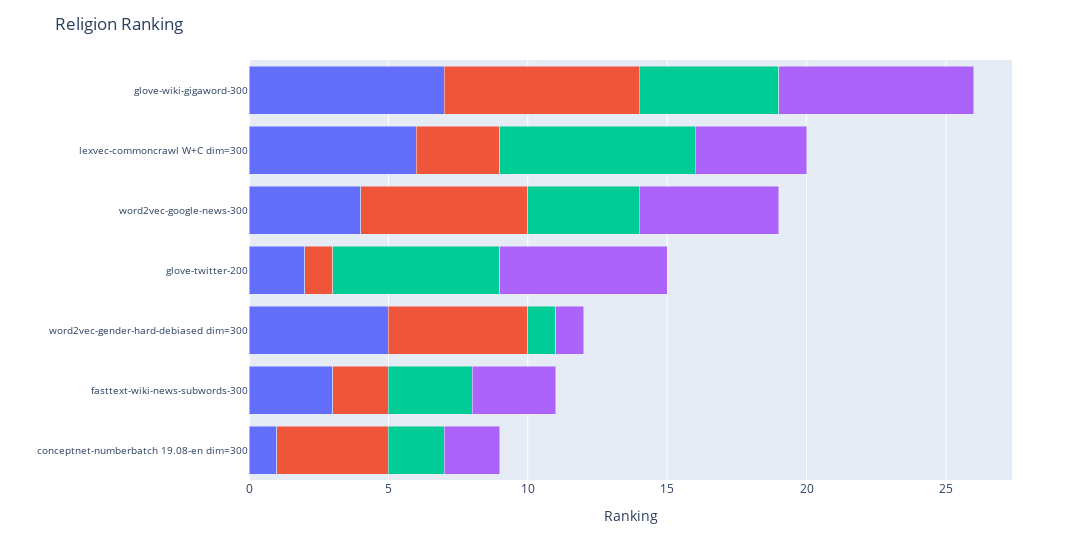

The notebook cell this image was saved under:
### Markdown cell above
### Religion Rankings

### Code cell
from IPython.display import display

display(religion_table)
fig = ranking_plots[2]
fig.update_layout({"title": "Religion Ranking"})
fig.show()

### Figure 1 — Plotly figure (JSON) as saved in the notebook; plotly's stock layout.template omitted (floating-point values rounded to 4 significant figures)
{"data": [{"alignmentgroup": "True", "hovertemplate": "Metric=WEAT<br>Ranking=%{x}<br>Embedding model=%{y}<extra></extra>", "legendgroup": "WEAT", "marker": {"color": "#636efa", "pattern": {"shape": ""}}, "name": "WEAT", "offsetgroup": "WEAT", "orientation": "h", "showlegend": true, "textposition": "auto", "type": "bar", "x": [1, 3, 4, 5, 7, 2, 6], "xaxis": "x", "y": ["conceptnet-numberbatch 19.08-en dim=300", "fasttext-wiki-news-subwords-300", "word2vec-google-news-300", "word2vec-gender-hard-debiased dim=300", "glove-wiki-gigaword-300", "glove-twitter-200", "lexvec-commoncrawl W+C dim=300"], "yaxis": "y"}, {"alignmentgroup": "True", "hovertemplate": "Metric=WEAT EZ<br>Ranking=%{x}<br>Embedding model=%{y}<extra></extra>", "legendgroup": "WEAT EZ", "marker": {"color": "#EF553B", "pattern": {"shape": ""}}, "name": "WEAT EZ", "offsetgroup": "WEAT EZ", "orientation": "h", "showlegend": true, "textposition": "auto", "type": "bar", "x": [4, 2, 6, 5, 7, 1, 3], "xaxis": "x", "y": ["conceptnet-numberbatch 19.08-en dim=300", "fasttext-wiki-news-subwords-300", "word2vec-google-news-300", "word2vec-gender-hard-debiased dim=300", "glove-wiki-gigaword-300", "glove-twitter-200", "lexvec-commoncrawl W+C dim=300"], "yaxis": "y"}, {"alignmentgroup": "True", "hovertemplate": "Metric=RND<br>Ranking=%{x}<br>Embedding model=%{y}<extra></extra>", "legendgroup": "RND", "marker": {"color": "#00cc96", "pattern": {"shape": ""}}, "name": "RND", "offsetgroup": "RND", "orientation": "h", "showlegend": true, "textposition": "auto", "type": "bar", "x": [2, 3, 4, 1, 5, 6, 7], "xaxis": "x", "y": ["conceptnet-numberbatch 19.08-en dim=300", "fasttext-wiki-news-subwords-300", "word2vec-google-news-300", "word2vec-gender-hard-debiased dim=300", "glove-wiki-gigaword-300", "glove-twitter-200", "lexvec-commoncrawl W+C dim=300"], "yaxis": "y"}, {"alignmentgroup": "True", "hovertemplate": "Metric=RNSB<br>Ranking=%{x}<br>Embedding model=%{y}<extra></extra>", "legendgroup": "RNSB", "marker": {"color": "#ab63fa", "pattern": {"shape": ""}}, "name": "RNSB", "offsetgroup": "RNSB", "orientation": "h", "showlegend": true, "textposition": "auto", "type": "bar", "x": [2, 3, 5, 1, 7, 6, 4], "xaxis": "x", "y": ["conceptnet-numberbatch 19.08-en dim=300", "fasttext-wiki-news-subwords-300", "word2vec-google-news-300", "word2vec-gender-hard-debiased dim=300", "glove-wiki-gigaword-300", "glove-twitter-200", "lexvec-commoncrawl W+C dim=300"], "yaxis": "y"}], "layout": {"barmode": "stack", "legend": {"title": {"text": "Metric"}, "tracegroupgap": 0}, "margin": {"t": 60}, "showlegend": false, "title": {"text": "Religion Ranking"}, "width": 1200, "xaxis": {"anchor": "y", "domain": [0, 1], "title": {"text": "Ranking"}}, "yaxis": {"anchor": "x", "categoryorder": "total ascending", "domain": [0, 1], "tickfont": {"size": 10}, "title": {"text": ""}}}}
